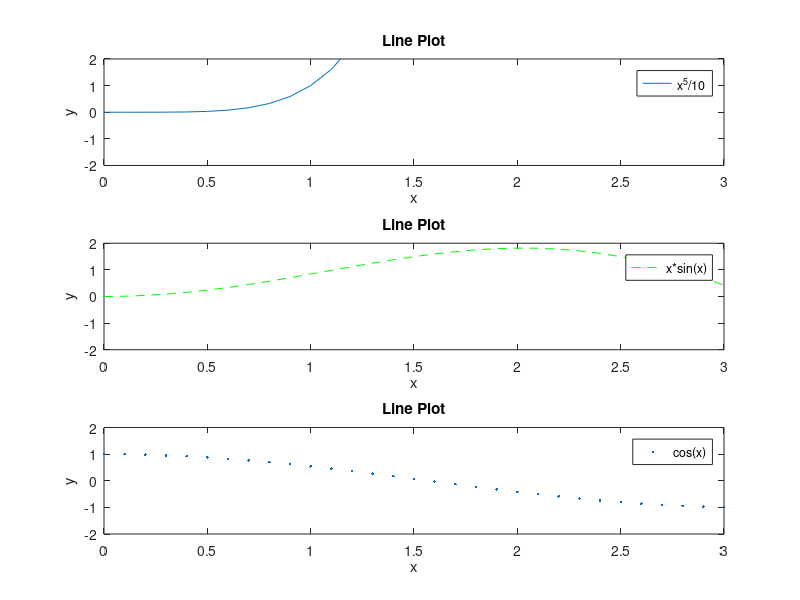

Recreate this plot in MATLAB.
% 1
A = [1 0 -2; 2 1 3; 0 1 0]
B = [2 1 1; 1 0 -1; 1 1 0]

C = A - B
D = A * B
E = A .* B

% 2
x = 0 : 0.1 : 3;
y1 = x .^ 5;
y2 = x .* sin(x);
y3 = cos(x);

subplot(3, 1, 1);
p1 = plot(x, y1)

title('Line Plot')
legend('x^5/10')
ylim([-2 2])
xlabel('x')
ylabel('y')

subplot(3, 1, 2);
p2 = plot(x, y2, 'g--')

title('Line Plot')
legend('x*sin(x)')
ylim([-2 2])
xlabel('x')
ylabel('y')

subplot(3, 1, 3);
p3 = plot(x, y3, 'o..')

title('Line Plot')
legend('cos(x)')
ylim([-2 2])
xlabel('x')
ylabel('y')

waitfor(p1 && p2 && p3)